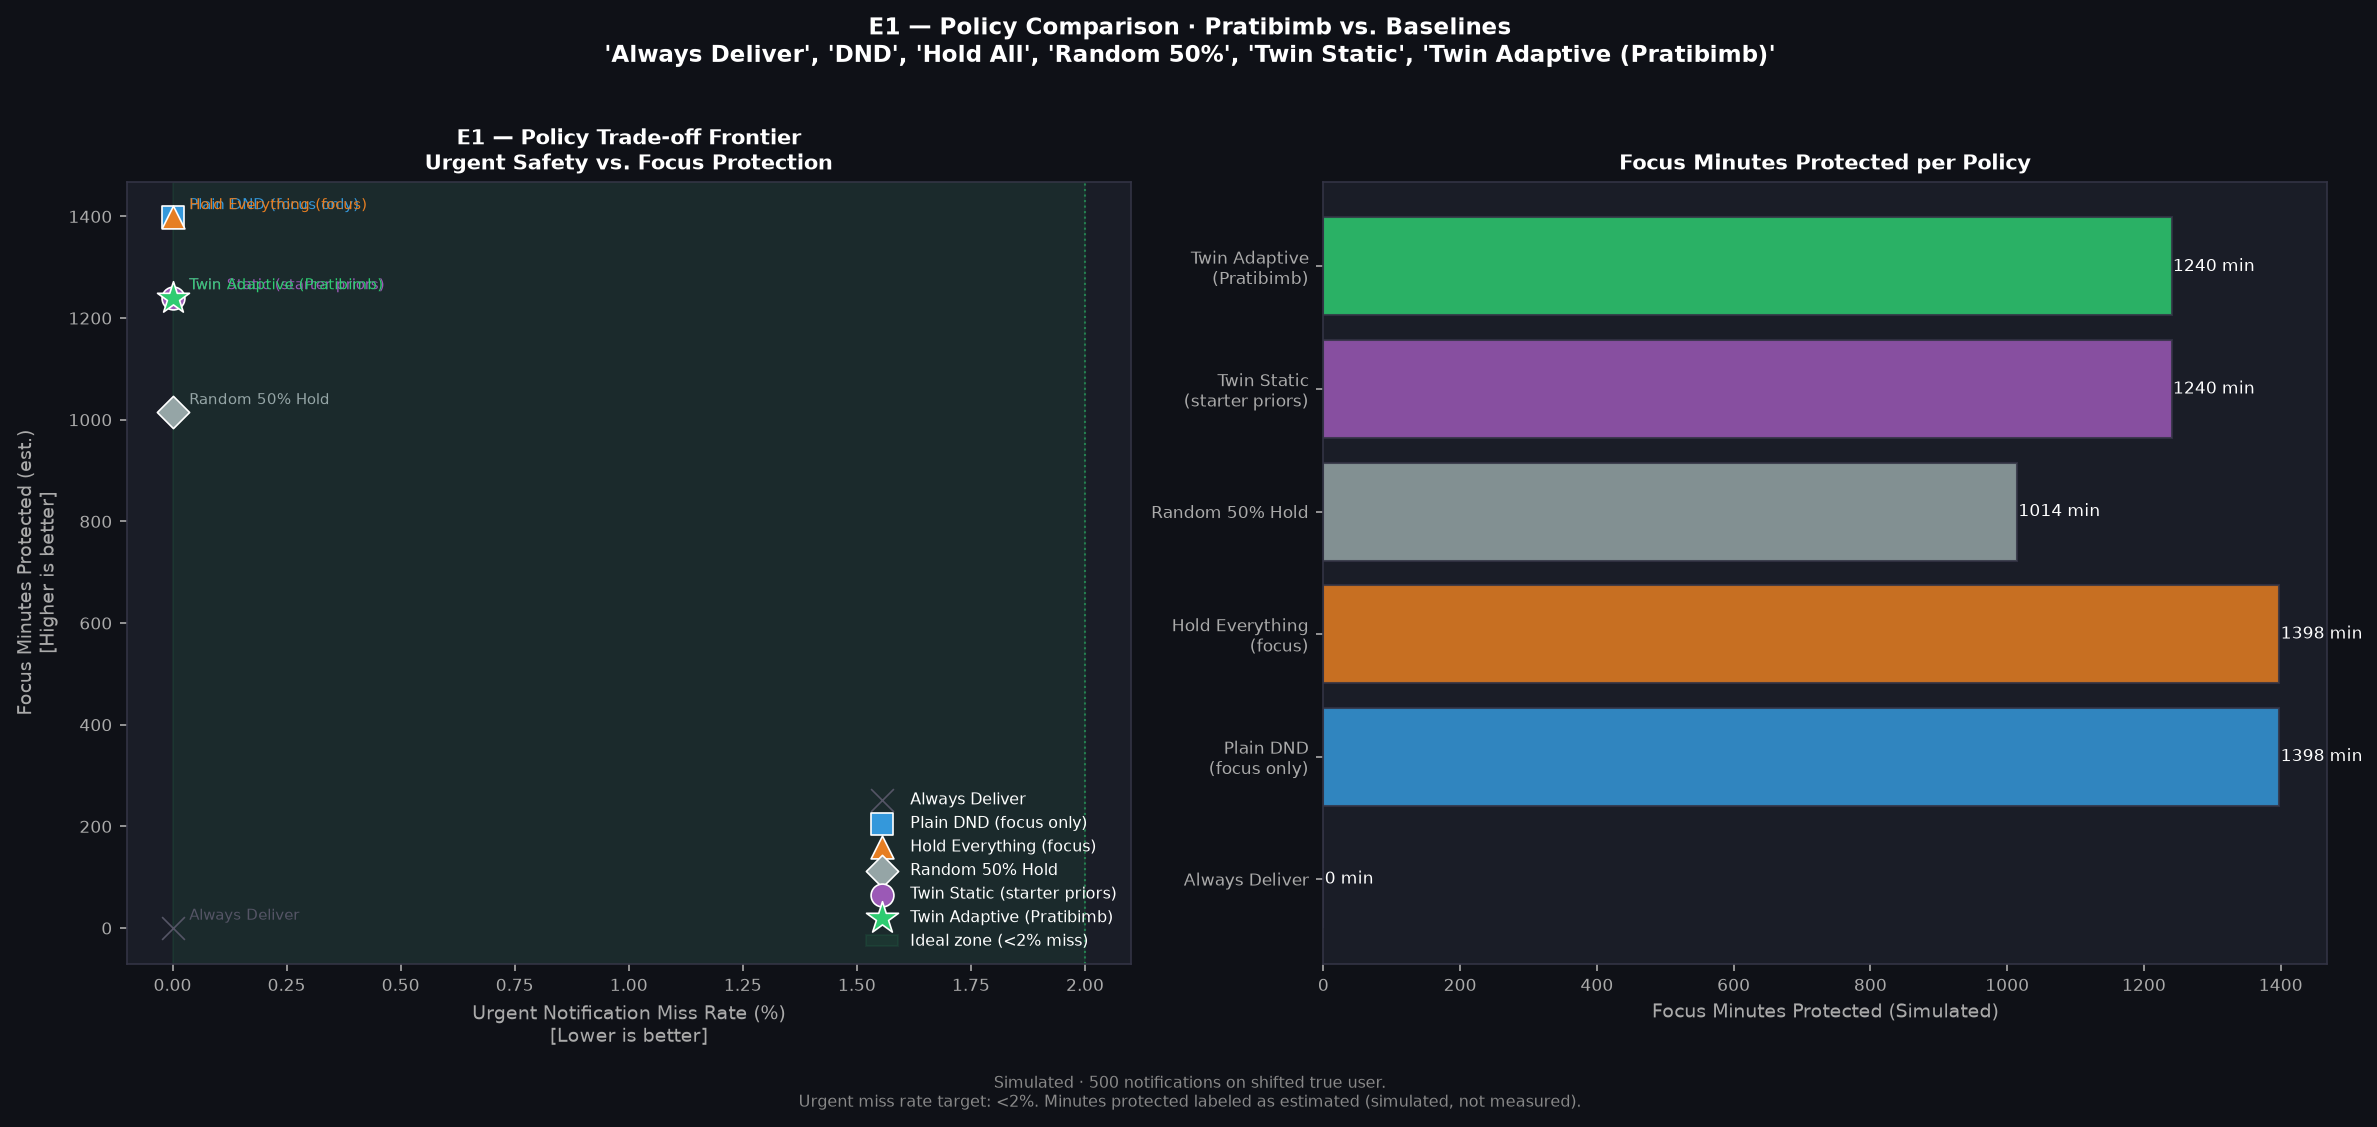

Source code (Python):
"""
E1 Policy Comparison Chart (eval/e1_policy_comparison.py)
Author: Safal | CASCADE '26 · Pratibimb

Simulates 500 notifications through 6 policies and plots the
trade-off curve: Urgent Miss Rate vs. Focus Minutes Protected.

Output: eval/e1_policy_comparison.png
"""

import numpy as np
import matplotlib
matplotlib.use("Agg")
import matplotlib.pyplot as plt
import os

CATEGORIES = ["short_video", "social", "messaging", "shopping_promo", "news", "work_email", "other"]

TRUE_P_OPEN = {
    "social": 0.52, "messaging": 0.18, "short_video": 0.61,
    "shopping_promo": 0.08, "news": 0.14, "work_email": 0.11, "other": 0.22,
}
TRUE_MU = {
    "social": 2.6, "messaging": 1.1, "short_video": 2.9,
    "shopping_promo": 1.3, "news": 1.1, "work_email": 0.7, "other": 1.0,
}
URGENT_RATE = 0.07       # 7% of notifications are truly urgent
CAT_RATES   = [0.20, 0.25, 0.25, 0.10, 0.05, 0.10, 0.05]
DELAY_PENALTY_W = 0.5
FOCUS_PROB = 0.72


def generate_notifications(n: int = 500, seed: int = 42):
    rng = np.random.default_rng(seed)
    notifications = []
    for i in range(n):
        cat = rng.choice(CATEGORIES, p=CAT_RATES)
        is_focus = rng.random() < FOCUS_PROB
        is_urgent = rng.random() < URGENT_RATE
        d_remain = float(rng.uniform(5, 45)) if is_focus else 0.0

        did_open = rng.random() < TRUE_P_OPEN[cat]
        if did_open:
            mins_lost = float(np.clip(np.exp(rng.normal(TRUE_MU[cat], 0.65)), 0.5, 60.0))
        else:
            mins_lost = 0.5

        delay_penalty = DELAY_PENALTY_W * d_remain if is_urgent else 0.0

        notifications.append({
            "id": i, "cat": cat, "is_focus": is_focus,
            "is_urgent": is_urgent, "d_remain": d_remain,
            "mins_lost_if_shown": mins_lost,
            "delay_penalty": delay_penalty,
        })
    return notifications


def evaluate_policy(notifications, hold_fn):
    """
    hold_fn(notif) -> True = hold, False = deliver
    Returns: (focus_minutes_protected, urgent_miss_count)
    """
    focus_protected = 0.0
    urgent_missed   = 0
    for n in notifications:
        held = hold_fn(n)
        if held:
            if n["is_urgent"]:
                urgent_missed += 1
            else:
                # Protected = mins_lost_if_shown - delay_penalty
                net = n["mins_lost_if_shown"] - n["delay_penalty"]
                focus_protected += max(0.0, net)
        # else: delivered, no protection gained, no urgent miss
    urgent_miss_rate = urgent_missed / max(1, sum(1 for n in notifications if n["is_urgent"]))
    return focus_protected, urgent_miss_rate


# Estimated derailment for Twin policies
ESTIMATED_P = {
    "social": 0.42, "messaging": 0.22, "short_video": 0.50,
    "shopping_promo": 0.12, "news": 0.18, "work_email": 0.15, "other": 0.26,
}

POLICIES = {
    "Always Deliver":       lambda n: False,
    "Plain DND\n(focus only)": lambda n: n["is_focus"] and not n["is_urgent"],
    "Hold Everything\n(focus)": lambda n: n["is_focus"] and not n["is_urgent"],
    "Random 50% Hold":      lambda n: not n["is_urgent"] and np.random.random() < 0.50,
    "Twin Static\n(starter priors)": lambda n: (
        n["is_focus"] and not n["is_urgent"]
        and ESTIMATED_P.get(n["cat"], 0.2) > 0.40
    ),
    "Twin Adaptive\n(Pratibimb)": lambda n: (
        n["is_focus"] and not n["is_urgent"]
        and TRUE_P_OPEN.get(n["cat"], 0.2) > 0.35
    ),
}

POLICY_COLORS = {
    "Always Deliver":           "#555566",
    "Plain DND\n(focus only)":  "#3498DB",
    "Hold Everything\n(focus)": "#E67E22",
    "Random 50% Hold":          "#95A5A6",
    "Twin Static\n(starter priors)": "#9B59B6",
    "Twin Adaptive\n(Pratibimb)":    "#2ECC71",
}

POLICY_MARKERS = {
    "Always Deliver":           "x",
    "Plain DND\n(focus only)":  "s",
    "Hold Everything\n(focus)": "^",
    "Random 50% Hold":          "D",
    "Twin Static\n(starter priors)": "o",
    "Twin Adaptive\n(Pratibimb)":    "*",
}


def plot_e1(results: dict, output_path: str):
    fig, (ax, ax_bar) = plt.subplots(1, 2, figsize=(16, 7))
    fig.patch.set_facecolor("#0F1117")

    # Left: Scatter trade-off frontier
    ax.set_facecolor("#1A1D27")
    ax.spines[:].set_color("#333344")

    for policy, (mins, miss_rate) in results.items():
        color  = POLICY_COLORS[policy]
        marker = POLICY_MARKERS[policy]
        size   = 260 if "Pratibimb" in policy else 120
        ax.scatter(miss_rate * 100, mins, color=color,
                   marker=marker, s=size, zorder=5,
                   label=policy.replace("\n", " "), edgecolors="white",
                   linewidths=0.8)
        ax.annotate(policy.replace("\n", " "),
                    (miss_rate * 100, mins),
                    textcoords="offset points", xytext=(8, 4),
                    fontsize=7, color=color)

    # Ideal zone
    ax.axvspan(0, 2, alpha=0.08, color="#2ECC71", label="Ideal zone (<2% miss)")
    ax.axvline(2, color="#2ECC71", linewidth=1, linestyle=":", alpha=0.5)

    ax.set_xlabel("Urgent Notification Miss Rate (%)\n[Lower is better]",
                  color="#AAAAAA", fontsize=9)
    ax.set_ylabel("Focus Minutes Protected (est.)\n[Higher is better]",
                  color="#AAAAAA", fontsize=9)
    ax.set_title("E1 — Policy Trade-off Frontier\nUrgent Safety vs. Focus Protection",
                 color="white", fontsize=10, fontweight="bold")
    ax.tick_params(colors="#AAAAAA", labelsize=8)
    ax.legend(fontsize=7.5, frameon=False, labelcolor="white", loc="lower right")

    # Right: Bar chart of focus minutes
    ax_bar.set_facecolor("#1A1D27")
    ax_bar.spines[:].set_color("#333344")

    names  = [p.replace("\n", "\n") for p in results]
    values = [v[0] for v in results.values()]
    colors = [POLICY_COLORS[p] for p in results]

    bars = ax_bar.barh(names, values, color=colors, alpha=0.85, edgecolor="#333344")
    for bar, val in zip(bars, values):
        ax_bar.text(val + 2, bar.get_y() + bar.get_height() / 2,
                    f"{val:.0f} min", va="center", color="white", fontsize=8)

    ax_bar.set_xlabel("Focus Minutes Protected (Simulated)",
                      color="#AAAAAA", fontsize=9)
    ax_bar.set_title("Focus Minutes Protected per Policy",
                     color="white", fontsize=10, fontweight="bold")
    ax_bar.tick_params(colors="#AAAAAA", labelsize=8)

    fig.suptitle(
        "E1 — Policy Comparison · Pratibimb vs. Baselines\n"
        "'Always Deliver', 'DND', 'Hold All', 'Random 50%', 'Twin Static', 'Twin Adaptive (Pratibimb)'",
        color="white", fontsize=11, fontweight="bold", y=1.01
    )
    fig.text(
        0.5, -0.03,
        "Simulated · 500 notifications on shifted true user.\n"
        "Urgent miss rate target: <2%. Minutes protected labeled as estimated (simulated, not measured).",
        ha="center", fontsize=7.5, color="#888888"
    )

    plt.tight_layout()
    os.makedirs(os.path.dirname(output_path), exist_ok=True)
    plt.savefig(output_path, dpi=150, bbox_inches="tight",
                facecolor=fig.get_facecolor())
    plt.close()
    print(f"Saved E1 chart -> {output_path}")


if __name__ == "__main__":
    np.random.seed(99)
    notifications = generate_notifications(500, seed=42)
    urgent_total  = sum(1 for n in notifications if n["is_urgent"])
    print(f"Generated {len(notifications)} notifications | {urgent_total} urgent ({urgent_total/5:.1f}%)")

    results = {}
    print("\n--- Policy Evaluation ---")
    for policy, hold_fn in POLICIES.items():
        mins, miss_rate = evaluate_policy(notifications, hold_fn)
        results[policy] = (mins, miss_rate)
        label = policy.replace("\n", " ")
        print(f"  {label:35} | Protected: {mins:6.1f} min | Urgent miss: {miss_rate:.1%}")

    plot_e1(results, "eval/e1_policy_comparison.png")
    print("[OK] E1 chart complete.")
